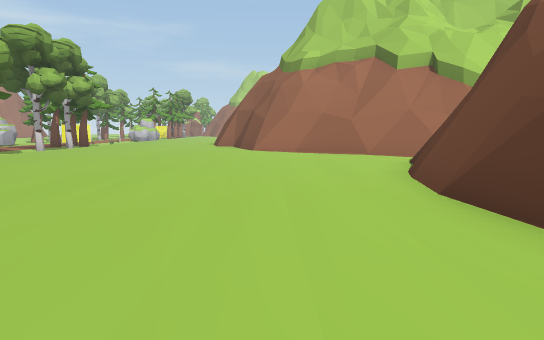
View 1 (above)

16 first-person views from a walk through a scene from a Unity 3-D project. The camera is 1.3 m above the floor, tilts 6° down and sees 70° across. The floor is counted in squares, 2 m on a side. Each view is taken from the middle of a square. On the plan, view 1 faces up. The plan holds only what a view shows up to about 11 squares ahead; the rest is blank. The place goes on beyond the plan. The player is left out. Some animated figures are left out. Some surface patterns are stand-ins.

View 2
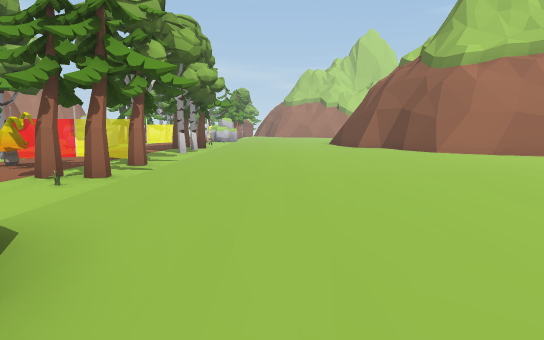

View 3
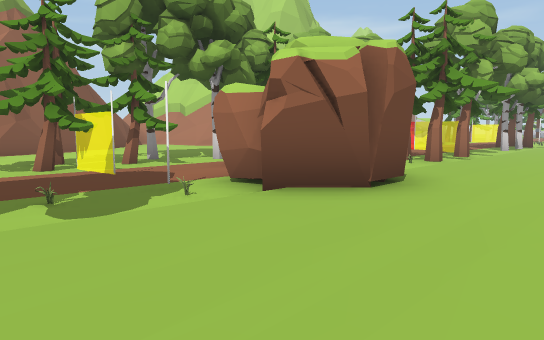

View 4
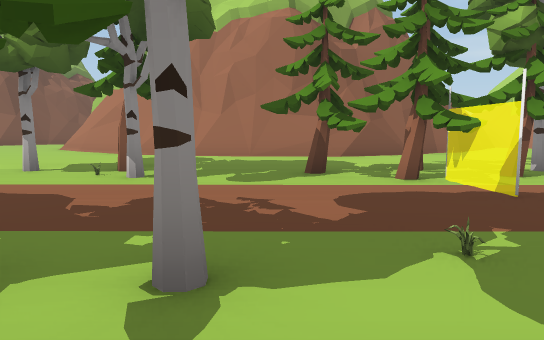

View 5
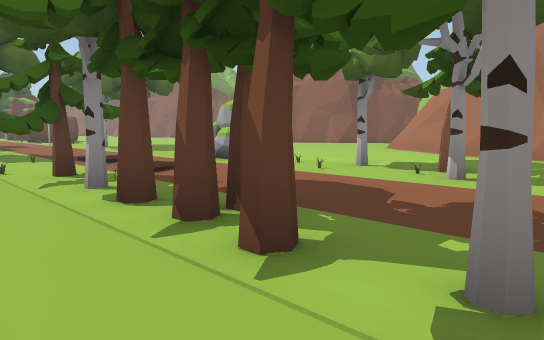

View 6
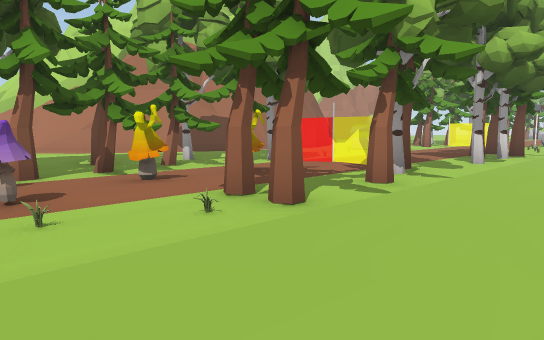

View 7
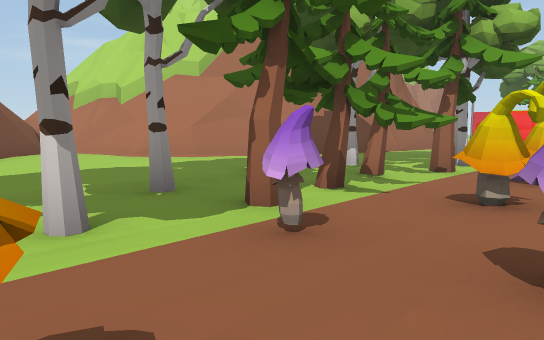

View 8
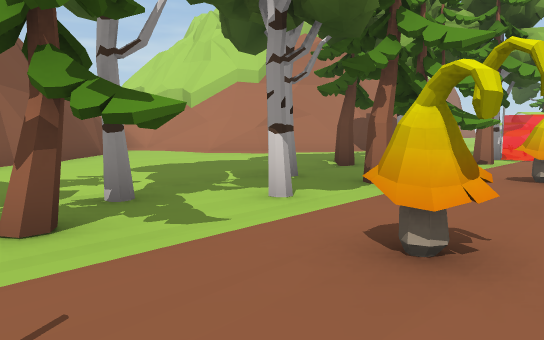

View 9
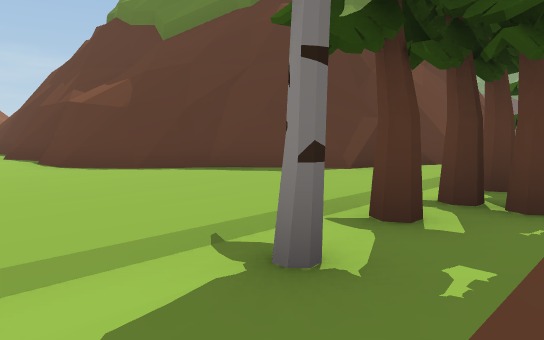

View 10
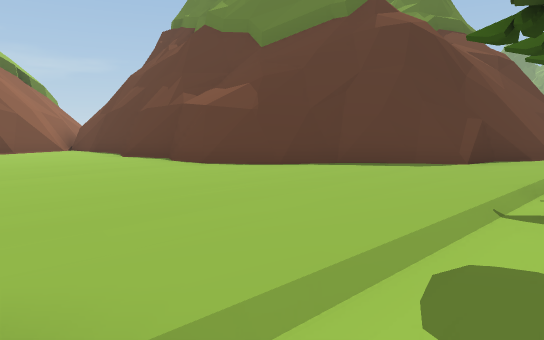

View 11
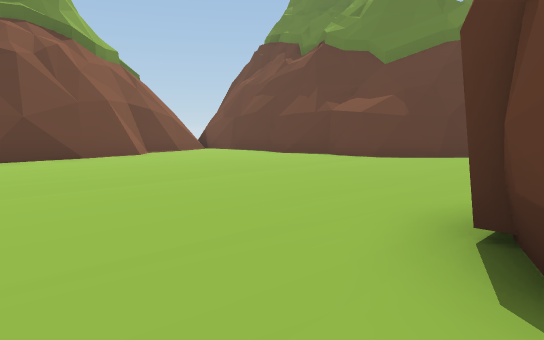

View 12
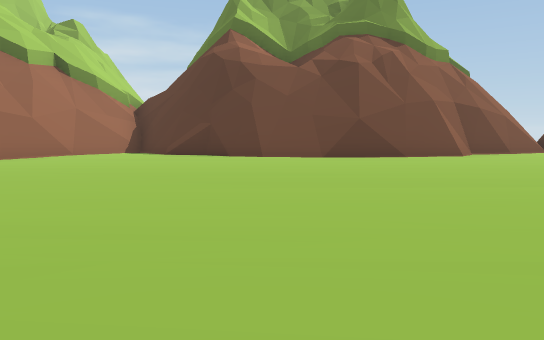

View 13
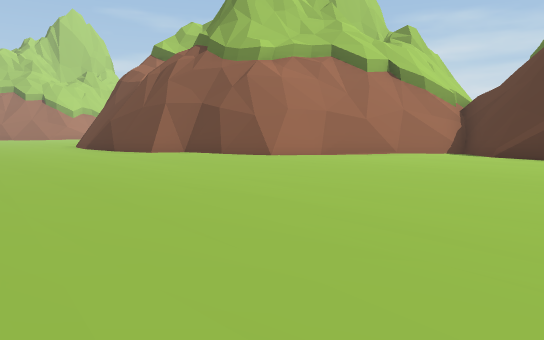

View 14
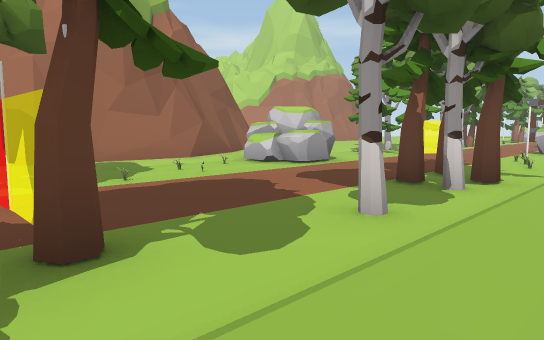

View 15
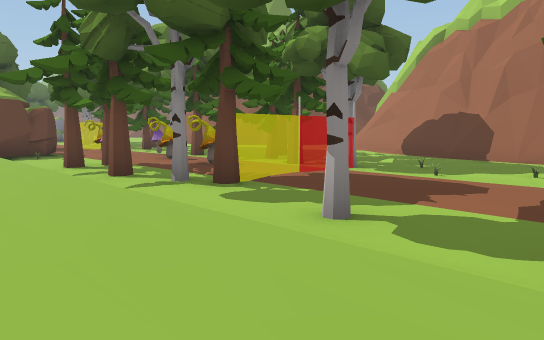

View 16
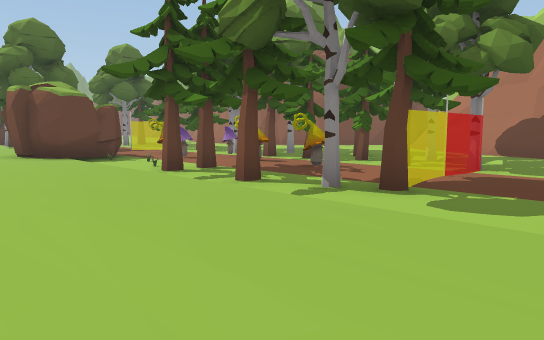

### Floor plan
Key: @ floor where view 1 was taken; # wall or solid block; . main floor; - floor 0.25 m lower than the main floor; / step, stairs or slope; T tree; C white cylinder; R rock; O other object.
Columns run from 20 left of view 1 to 4 right of it. Each row starts with its distance up from view 1.
 18         .-..-/
 17      #. R-..T/ ..
 16      #/RR-..T/ ...#
 15      ##-O-..T/....##
 14      ##-O-..-/.....#
 13      ##-.-..T/.....##
 12      #/-OO..-/......##
 11      #.-TOC#TO.......###
 10     ##.-.-..T/.........##
  9     #..T.T..T/..........#
  8    ##..-T-O.-/.........##
  7 ####...T-TO.T/.........#
  6 #......---..O/.........#
  5 ##.....TTO.OO/........##
  4  ##....-T-..O/........##
  3   ##...T.-O.OO........#
  2    #...-TT..OO........#
  1    ##..-..#..O........##
  0     #..TOTCOC/......@..#
 -1     #..-T-..O/.........##
 -2     #..-.-..T/..........#
 -3     #../.-.../.../#######
 -4     #..TT-..T/../###
 -5    ##../O-..T///##
 -6    #...TO-..T//##
 -7    #.../O-..T//#
 -8    ..../ -//TT##

Positions as (right, up) in squares from view 1, and headings:
1: (0, 0), facing up
2: (-5, 1), facing up
3: (-4, -2), facing up-left
4: (-6, -2), facing left
5: (-6, -2), facing down-left
6: (-5, 4), facing up-left
7: (-9, 3), facing up-left
8: (-9, 1), facing up-left
9: (-9, -1), facing down-right
10: (-8, 1), facing down-right
11: (-7, 5), facing down-right
12: (-7, 5), facing right
13: (-7, 5), facing up-right
14: (-6, 10), facing up-left
15: (-5, 15), facing down-left
16: (-4, 13), facing down-left
